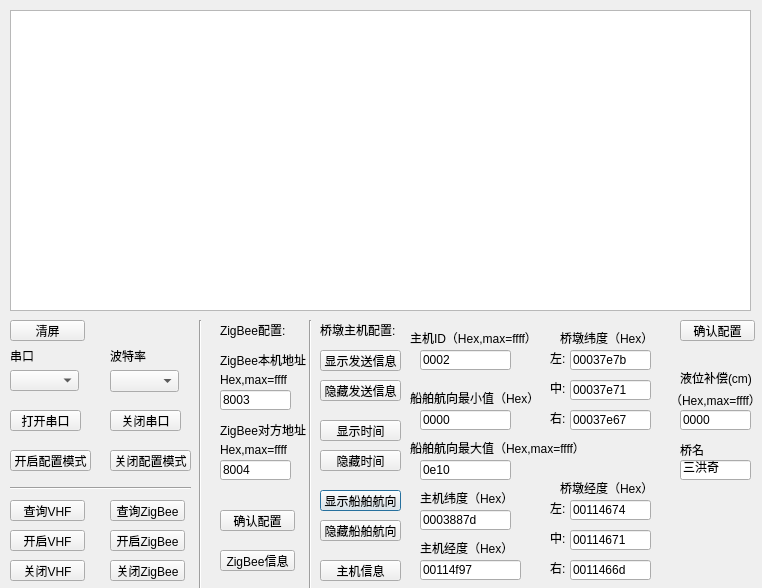
<?xml version="1.0" encoding="UTF-8"?>
<ui version="4.0">
 <class>Dialog</class>
 <widget class="QDialog" name="Dialog">
  <property name="geometry">
   <rect>
    <x>0</x>
    <y>0</y>
    <width>762</width>
    <height>588</height>
   </rect>
  </property>
  <property name="windowTitle">
   <string>桥墩主机配置</string>
  </property>
  <property name="windowIcon">
   <iconset resource="winico.qrc">
    <normaloff>:/img/image2.png</normaloff>:/img/image2.png</iconset>
  </property>
  <widget class="QLineEdit" name="brtl_dirmax">
   <property name="geometry">
    <rect>
     <x>420</x>
     <y>460</y>
     <width>91</width>
     <height>20</height>
    </rect>
   </property>
   <property name="text">
    <string>0e10</string>
   </property>
  </widget>
  <widget class="QPushButton" name="brtl_schipdir">
   <property name="geometry">
    <rect>
     <x>320</x>
     <y>490</y>
     <width>81</width>
     <height>21</height>
    </rect>
   </property>
   <property name="text">
    <string>显示船舶航向</string>
   </property>
  </widget>
  <widget class="QPushButton" name="brtl_open">
   <property name="geometry">
    <rect>
     <x>10</x>
     <y>410</y>
     <width>71</width>
     <height>21</height>
    </rect>
   </property>
   <property name="text">
    <string>打开串口</string>
   </property>
  </widget>
  <widget class="QPushButton" name="brtl_slinked">
   <property name="geometry">
    <rect>
     <x>320</x>
     <y>350</y>
     <width>81</width>
     <height>21</height>
    </rect>
   </property>
   <property name="text">
    <string>显示发送信息</string>
   </property>
  </widget>
  <widget class="QLabel" name="label_19">
   <property name="geometry">
    <rect>
     <x>410</x>
     <y>330</y>
     <width>131</width>
     <height>16</height>
    </rect>
   </property>
   <property name="text">
    <string>主机ID（Hex,max=ffff）</string>
   </property>
  </widget>
  <widget class="Line" name="line_5">
   <property name="geometry">
    <rect>
     <x>300</x>
     <y>320</y>
     <width>20</width>
     <height>271</height>
    </rect>
   </property>
   <property name="orientation">
    <enum>Qt::Vertical</enum>
   </property>
  </widget>
  <widget class="QLineEdit" name="brtl_zbcmid">
   <property name="geometry">
    <rect>
     <x>220</x>
     <y>390</y>
     <width>71</width>
     <height>20</height>
    </rect>
   </property>
   <property name="inputMask">
    <string/>
   </property>
   <property name="text">
    <string>8003</string>
   </property>
  </widget>
  <widget class="QPushButton" name="brtl_unstime">
   <property name="geometry">
    <rect>
     <x>320</x>
     <y>450</y>
     <width>81</width>
     <height>21</height>
    </rect>
   </property>
   <property name="text">
    <string>隐藏时间</string>
   </property>
  </widget>
  <widget class="QLabel" name="label_15">
   <property name="geometry">
    <rect>
     <x>220</x>
     <y>350</y>
     <width>121</width>
     <height>20</height>
    </rect>
   </property>
   <property name="text">
    <string>ZigBee本机地址</string>
   </property>
  </widget>
  <widget class="QLabel" name="label">
   <property name="geometry">
    <rect>
     <x>320</x>
     <y>320</y>
     <width>141</width>
     <height>20</height>
    </rect>
   </property>
   <property name="text">
    <string>桥墩主机配置:</string>
   </property>
  </widget>
  <widget class="QPushButton" name="brtl_unslinked">
   <property name="geometry">
    <rect>
     <x>320</x>
     <y>380</y>
     <width>81</width>
     <height>21</height>
    </rect>
   </property>
   <property name="text">
    <string>隐藏发送信息</string>
   </property>
  </widget>
  <widget class="Line" name="line_4">
   <property name="geometry">
    <rect>
     <x>190</x>
     <y>320</y>
     <width>20</width>
     <height>271</height>
    </rect>
   </property>
   <property name="orientation">
    <enum>Qt::Vertical</enum>
   </property>
  </widget>
  <widget class="QPushButton" name="brtl_end">
   <property name="geometry">
    <rect>
     <x>110</x>
     <y>450</y>
     <width>81</width>
     <height>21</height>
    </rect>
   </property>
   <property name="text">
    <string>关闭配置模式</string>
   </property>
  </widget>
  <widget class="QTextEdit" name="brtl_display">
   <property name="geometry">
    <rect>
     <x>10</x>
     <y>10</y>
     <width>741</width>
     <height>301</height>
    </rect>
   </property>
   <property name="mouseTracking">
    <bool>false</bool>
   </property>
   <property name="acceptDrops">
    <bool>true</bool>
   </property>
   <property name="readOnly">
    <bool>true</bool>
   </property>
  </widget>
  <widget class="QLabel" name="label_17">
   <property name="geometry">
    <rect>
     <x>420</x>
     <y>490</y>
     <width>101</width>
     <height>16</height>
    </rect>
   </property>
   <property name="text">
    <string>主机纬度（Hex）</string>
   </property>
  </widget>
  <widget class="QLabel" name="label_4">
   <property name="geometry">
    <rect>
     <x>10</x>
     <y>350</y>
     <width>54</width>
     <height>12</height>
    </rect>
   </property>
   <property name="text">
    <string>串口</string>
   </property>
  </widget>
  <widget class="QPushButton" name="brtl_start">
   <property name="geometry">
    <rect>
     <x>10</x>
     <y>450</y>
     <width>81</width>
     <height>21</height>
    </rect>
   </property>
   <property name="text">
    <string>开启配置模式</string>
   </property>
  </widget>
  <widget class="QPushButton" name="brtl_zbconfirm">
   <property name="geometry">
    <rect>
     <x>220</x>
     <y>510</y>
     <width>75</width>
     <height>21</height>
    </rect>
   </property>
   <property name="text">
    <string>确认配置</string>
   </property>
  </widget>
  <widget class="QLineEdit" name="brtl_id">
   <property name="geometry">
    <rect>
     <x>420</x>
     <y>350</y>
     <width>91</width>
     <height>20</height>
    </rect>
   </property>
   <property name="text">
    <string>0002</string>
   </property>
  </widget>
  <widget class="QPushButton" name="brtl_checkvhf">
   <property name="geometry">
    <rect>
     <x>10</x>
     <y>500</y>
     <width>75</width>
     <height>21</height>
    </rect>
   </property>
   <property name="text">
    <string>查询VHF</string>
   </property>
  </widget>
  <widget class="QPushButton" name="brtl_stime">
   <property name="geometry">
    <rect>
     <x>320</x>
     <y>420</y>
     <width>81</width>
     <height>21</height>
    </rect>
   </property>
   <property name="text">
    <string>显示时间</string>
   </property>
  </widget>
  <widget class="QLineEdit" name="brtl_dirmin">
   <property name="geometry">
    <rect>
     <x>420</x>
     <y>410</y>
     <width>91</width>
     <height>20</height>
    </rect>
   </property>
   <property name="text">
    <string>0000</string>
   </property>
  </widget>
  <widget class="QLabel" name="label_5">
   <property name="geometry">
    <rect>
     <x>110</x>
     <y>350</y>
     <width>54</width>
     <height>12</height>
    </rect>
   </property>
   <property name="text">
    <string>波特率</string>
   </property>
  </widget>
  <widget class="QPushButton" name="brtl_unschipdir">
   <property name="geometry">
    <rect>
     <x>320</x>
     <y>520</y>
     <width>81</width>
     <height>21</height>
    </rect>
   </property>
   <property name="text">
    <string>隐藏船舶航向</string>
   </property>
  </widget>
  <widget class="QLabel" name="label_21">
   <property name="geometry">
    <rect>
     <x>410</x>
     <y>440</y>
     <width>181</width>
     <height>16</height>
    </rect>
   </property>
   <property name="text">
    <string>船舶航向最大值（Hex,max=ffff）</string>
   </property>
  </widget>
  <widget class="QPushButton" name="brtl_chechzb">
   <property name="geometry">
    <rect>
     <x>110</x>
     <y>500</y>
     <width>75</width>
     <height>21</height>
    </rect>
   </property>
   <property name="text">
    <string>查询ZigBee</string>
   </property>
  </widget>
  <widget class="QPushButton" name="brtl_confirm">
   <property name="geometry">
    <rect>
     <x>680</x>
     <y>320</y>
     <width>75</width>
     <height>21</height>
    </rect>
   </property>
   <property name="text">
    <string>确认配置</string>
   </property>
  </widget>
  <widget class="QPushButton" name="brtl_closezb">
   <property name="geometry">
    <rect>
     <x>110</x>
     <y>560</y>
     <width>75</width>
     <height>21</height>
    </rect>
   </property>
   <property name="text">
    <string>关闭ZigBee</string>
   </property>
  </widget>
  <widget class="QLineEdit" name="brtl_zbctid">
   <property name="geometry">
    <rect>
     <x>220</x>
     <y>460</y>
     <width>71</width>
     <height>20</height>
    </rect>
   </property>
   <property name="text">
    <string>8004</string>
   </property>
  </widget>
  <widget class="QPushButton" name="brtl_info">
   <property name="geometry">
    <rect>
     <x>320</x>
     <y>560</y>
     <width>81</width>
     <height>21</height>
    </rect>
   </property>
   <property name="text">
    <string>主机信息</string>
   </property>
  </widget>
  <widget class="QPushButton" name="brtl_zbinfo">
   <property name="geometry">
    <rect>
     <x>220</x>
     <y>550</y>
     <width>75</width>
     <height>21</height>
    </rect>
   </property>
   <property name="text">
    <string>ZigBee信息</string>
   </property>
  </widget>
  <widget class="QPushButton" name="brtl_closevhf">
   <property name="geometry">
    <rect>
     <x>10</x>
     <y>560</y>
     <width>75</width>
     <height>21</height>
    </rect>
   </property>
   <property name="text">
    <string>关闭VHF</string>
   </property>
  </widget>
  <widget class="QLineEdit" name="brtl_lat">
   <property name="geometry">
    <rect>
     <x>420</x>
     <y>510</y>
     <width>91</width>
     <height>20</height>
    </rect>
   </property>
   <property name="text">
    <string>0003887d</string>
   </property>
  </widget>
  <widget class="QPushButton" name="brtl_close">
   <property name="geometry">
    <rect>
     <x>110</x>
     <y>410</y>
     <width>71</width>
     <height>21</height>
    </rect>
   </property>
   <property name="text">
    <string>关闭串口</string>
   </property>
  </widget>
  <widget class="QLabel" name="label_20">
   <property name="geometry">
    <rect>
     <x>410</x>
     <y>390</y>
     <width>171</width>
     <height>16</height>
    </rect>
   </property>
   <property name="text">
    <string>船舶航向最小值（Hex）</string>
   </property>
  </widget>
  <widget class="QPushButton" name="brtl_openvhf">
   <property name="geometry">
    <rect>
     <x>10</x>
     <y>530</y>
     <width>75</width>
     <height>21</height>
    </rect>
   </property>
   <property name="text">
    <string>开启VHF</string>
   </property>
  </widget>
  <widget class="QLabel" name="label_14">
   <property name="geometry">
    <rect>
     <x>220</x>
     <y>320</y>
     <width>71</width>
     <height>20</height>
    </rect>
   </property>
   <property name="text">
    <string>ZigBee配置:</string>
   </property>
  </widget>
  <widget class="QPushButton" name="brtl_clean">
   <property name="geometry">
    <rect>
     <x>10</x>
     <y>320</y>
     <width>75</width>
     <height>21</height>
    </rect>
   </property>
   <property name="text">
    <string>清屏</string>
   </property>
  </widget>
  <widget class="QLineEdit" name="brtl_lon">
   <property name="geometry">
    <rect>
     <x>420</x>
     <y>560</y>
     <width>101</width>
     <height>20</height>
    </rect>
   </property>
   <property name="text">
    <string>00114f97</string>
   </property>
  </widget>
  <widget class="QComboBox" name="brtl_comboBox">
   <property name="geometry">
    <rect>
     <x>110</x>
     <y>370</y>
     <width>69</width>
     <height>22</height>
    </rect>
   </property>
   <item>
    <property name="text">
     <string/>
    </property>
   </item>
   <item>
    <property name="text">
     <string>9600</string>
    </property>
   </item>
   <item>
    <property name="text">
     <string>38400</string>
    </property>
   </item>
   <item>
    <property name="text">
     <string>115200</string>
    </property>
   </item>
  </widget>
  <widget class="QComboBox" name="brtl_serial">
   <property name="geometry">
    <rect>
     <x>10</x>
     <y>370</y>
     <width>69</width>
     <height>21</height>
    </rect>
   </property>
  </widget>
  <widget class="QPushButton" name="brtl_openzb">
   <property name="geometry">
    <rect>
     <x>110</x>
     <y>530</y>
     <width>75</width>
     <height>21</height>
    </rect>
   </property>
   <property name="text">
    <string>开启ZigBee</string>
   </property>
  </widget>
  <widget class="QLabel" name="label_18">
   <property name="geometry">
    <rect>
     <x>420</x>
     <y>540</y>
     <width>101</width>
     <height>16</height>
    </rect>
   </property>
   <property name="text">
    <string>主机经度（Hex）</string>
   </property>
  </widget>
  <widget class="QLabel" name="label_16">
   <property name="geometry">
    <rect>
     <x>220</x>
     <y>420</y>
     <width>91</width>
     <height>20</height>
    </rect>
   </property>
   <property name="text">
    <string>ZigBee对方地址</string>
   </property>
  </widget>
  <widget class="Line" name="line">
   <property name="geometry">
    <rect>
     <x>10</x>
     <y>480</y>
     <width>181</width>
     <height>16</height>
    </rect>
   </property>
   <property name="orientation">
    <enum>Qt::Horizontal</enum>
   </property>
  </widget>
  <widget class="QLabel" name="label_6">
   <property name="geometry">
    <rect>
     <x>560</x>
     <y>330</y>
     <width>101</width>
     <height>16</height>
    </rect>
   </property>
   <property name="text">
    <string>桥墩纬度（Hex）</string>
   </property>
  </widget>
  <widget class="QLineEdit" name="brtl_leftpierlat">
   <property name="geometry">
    <rect>
     <x>570</x>
     <y>350</y>
     <width>81</width>
     <height>20</height>
    </rect>
   </property>
   <property name="text">
    <string>00037e7b</string>
   </property>
  </widget>
  <widget class="QLabel" name="label_7">
   <property name="geometry">
    <rect>
     <x>550</x>
     <y>350</y>
     <width>21</width>
     <height>16</height>
    </rect>
   </property>
   <property name="text">
    <string>左:</string>
   </property>
  </widget>
  <widget class="QLabel" name="label_8">
   <property name="geometry">
    <rect>
     <x>550</x>
     <y>380</y>
     <width>21</width>
     <height>16</height>
    </rect>
   </property>
   <property name="text">
    <string>中:</string>
   </property>
  </widget>
  <widget class="QLineEdit" name="brtl_centerpierlat">
   <property name="geometry">
    <rect>
     <x>570</x>
     <y>380</y>
     <width>81</width>
     <height>20</height>
    </rect>
   </property>
   <property name="text">
    <string>00037e71</string>
   </property>
  </widget>
  <widget class="QLabel" name="label_9">
   <property name="geometry">
    <rect>
     <x>550</x>
     <y>410</y>
     <width>21</width>
     <height>16</height>
    </rect>
   </property>
   <property name="text">
    <string>右:</string>
   </property>
  </widget>
  <widget class="QLineEdit" name="brtl_rightpierlat">
   <property name="geometry">
    <rect>
     <x>570</x>
     <y>410</y>
     <width>81</width>
     <height>20</height>
    </rect>
   </property>
   <property name="text">
    <string>00037e67</string>
   </property>
  </widget>
  <widget class="QLabel" name="label_12">
   <property name="geometry">
    <rect>
     <x>560</x>
     <y>480</y>
     <width>101</width>
     <height>16</height>
    </rect>
   </property>
   <property name="text">
    <string>桥墩经度（Hex）</string>
   </property>
  </widget>
  <widget class="QLineEdit" name="brtl_leftpierlon">
   <property name="geometry">
    <rect>
     <x>570</x>
     <y>500</y>
     <width>81</width>
     <height>20</height>
    </rect>
   </property>
   <property name="text">
    <string>00114674</string>
   </property>
  </widget>
  <widget class="QLabel" name="label_11">
   <property name="geometry">
    <rect>
     <x>550</x>
     <y>500</y>
     <width>21</width>
     <height>16</height>
    </rect>
   </property>
   <property name="text">
    <string>左:</string>
   </property>
  </widget>
  <widget class="QLabel" name="label_10">
   <property name="geometry">
    <rect>
     <x>550</x>
     <y>530</y>
     <width>21</width>
     <height>16</height>
    </rect>
   </property>
   <property name="text">
    <string>中:</string>
   </property>
  </widget>
  <widget class="QLineEdit" name="brtl_centerpierlon">
   <property name="geometry">
    <rect>
     <x>570</x>
     <y>530</y>
     <width>81</width>
     <height>20</height>
    </rect>
   </property>
   <property name="text">
    <string>00114671</string>
   </property>
  </widget>
  <widget class="QLabel" name="label_13">
   <property name="geometry">
    <rect>
     <x>550</x>
     <y>560</y>
     <width>21</width>
     <height>16</height>
    </rect>
   </property>
   <property name="text">
    <string>右:</string>
   </property>
  </widget>
  <widget class="QLineEdit" name="brtl_rightpierlon">
   <property name="geometry">
    <rect>
     <x>570</x>
     <y>560</y>
     <width>81</width>
     <height>20</height>
    </rect>
   </property>
   <property name="text">
    <string>0011466d</string>
   </property>
  </widget>
  <widget class="QLabel" name="label_3">
   <property name="geometry">
    <rect>
     <x>680</x>
     <y>370</y>
     <width>151</width>
     <height>16</height>
    </rect>
   </property>
   <property name="text">
    <string>液位补偿(cm)</string>
   </property>
  </widget>
  <widget class="QLineEdit" name="brtl_water">
   <property name="geometry">
    <rect>
     <x>680</x>
     <y>410</y>
     <width>71</width>
     <height>20</height>
    </rect>
   </property>
   <property name="text">
    <string>0000</string>
   </property>
  </widget>
  <widget class="QLabel" name="label_2">
   <property name="geometry">
    <rect>
     <x>670</x>
     <y>390</y>
     <width>91</width>
     <height>20</height>
    </rect>
   </property>
   <property name="text">
    <string>（Hex,max=ffff）</string>
   </property>
  </widget>
  <widget class="QLabel" name="label_22">
   <property name="geometry">
    <rect>
     <x>220</x>
     <y>370</y>
     <width>91</width>
     <height>20</height>
    </rect>
   </property>
   <property name="text">
    <string>Hex,max=ffff</string>
   </property>
  </widget>
  <widget class="QLabel" name="label_23">
   <property name="geometry">
    <rect>
     <x>220</x>
     <y>440</y>
     <width>91</width>
     <height>20</height>
    </rect>
   </property>
   <property name="text">
    <string>Hex,max=ffff</string>
   </property>
  </widget>
  <widget class="QLabel" name="label_24">
   <property name="geometry">
    <rect>
     <x>680</x>
     <y>440</y>
     <width>31</width>
     <height>20</height>
    </rect>
   </property>
   <property name="text">
    <string>桥名</string>
   </property>
  </widget>
  <widget class="QLineEdit" name="brtl_brname">
   <property name="geometry">
    <rect>
     <x>680</x>
     <y>460</y>
     <width>71</width>
     <height>20</height>
    </rect>
   </property>
   <property name="text">
    <string>三洪奇</string>
   </property>
  </widget>
 </widget>
 <resources>
  <include location="winico.qrc"/>
 </resources>
 <connections/>
</ui>
